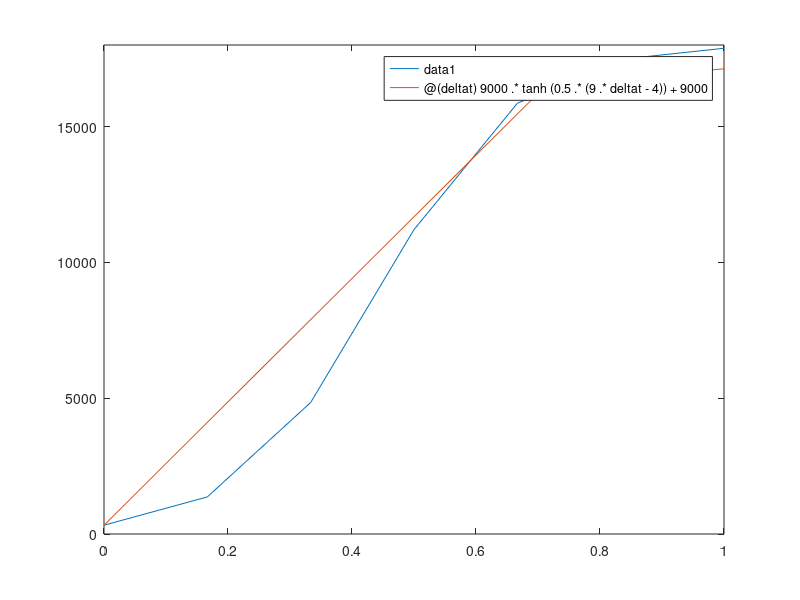

MATLAB code for this plot:
    RPM     = @(deltat)9000.*tanh(0.5.*(9.*deltat-4))+9000;
        
    deltat_pts  = 0.1.* [0:10/6:10];
    RPM_pts     = RPM(deltat_pts);
      
    
    plot(deltat_pts,RPM_pts), hold on, fplot(RPM), xlim([0 1]),ylim([0 18000])